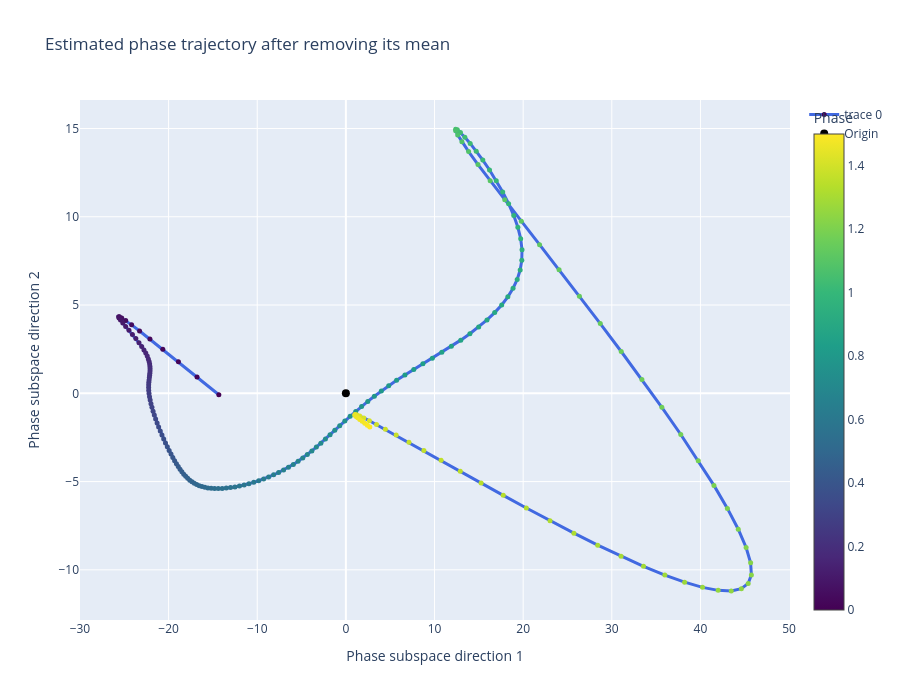

Source (notebook cell):
### Markdown cell above
## Phase curve in its estimated 2D subspace

### Code cell
fig = go.Figure()
fig.add_trace(go.Scatter(
    x=phase_coordinates[:, 0], y=phase_coordinates[:, 1], mode="lines+markers",
    marker=dict(size=5, color=phase_grid, colorscale="Viridis", colorbar=dict(title="Phase")),
    line=dict(color="royalblue", width=3),
    text=[f"phase={value:.3f}" for value in phase_grid],
    hovertemplate="%{text}<extra>Phase curve</extra>",
))
fig.add_trace(go.Scatter(x=[0], y=[0], mode="markers", marker=dict(size=8, color="black"), name="Origin"))
fig.update_layout(
    title="Estimated phase trajectory after removing its mean",
    xaxis_title="Phase subspace direction 1", yaxis_title="Phase subspace direction 2",
    height=700,
)
display(fig)

### Figure 1 — Plotly figure (JSON) as saved in the notebook; plotly's stock layout.template omitted (floating-point values rounded to 4 significant figures; data arrays with more than 128 entries replaced by an {"elided": "..."} marker saying what was removed)
{"data": [{"hovertemplate": "%{text}<extra>Phase curve</extra>", "line": {"color": "royalblue", "width": 3}, "marker": {"color": {"elided": "200 float values"}, "colorbar": {"title": {"text": "Phase"}}, "colorscale": [[0, "#440154"], [0.1111, "#482878"], [0.2222, "#3e4989"], [0.3333, "#31688e"], [0.4444, "#26828e"], [0.5556, "#1f9e89"], [0.6667, "#35b779"], [0.7778, "#6ece58"], [0.8889, "#b5de2b"], [1, "#fde725"]], "size": 5}, "mode": "lines+markers", "text": {"elided": "200 str values"}, "type": "scatter", "x": {"elided": "200 float values"}, "y": {"elided": "200 float values"}}, {"marker": {"color": "black", "size": 8}, "mode": "markers", "name": "Origin", "type": "scatter", "x": [0], "y": [0]}], "layout": {"height": 700, "title": {"text": "Estimated phase trajectory after removing its mean"}, "xaxis": {"title": {"text": "Phase subspace direction 1"}}, "yaxis": {"title": {"text": "Phase subspace direction 2"}}}}
